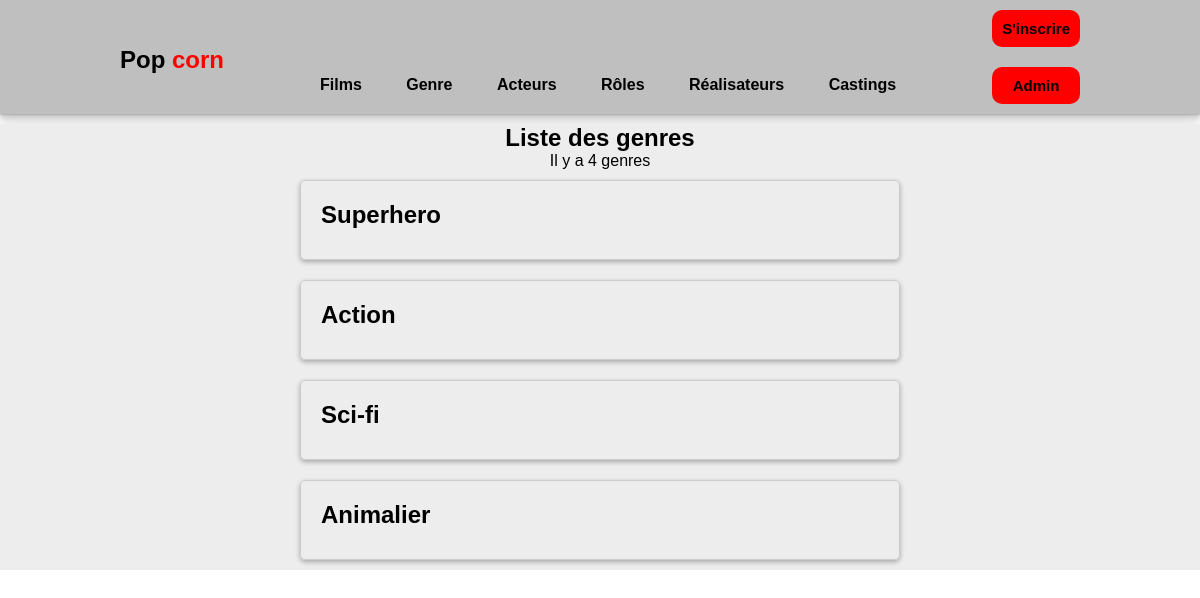
Screenshot of /index.php?action=listGenres with the database file from the repository.
### tables this page shows
CREATE TABLE IF NOT EXISTS `genre` (
  `id_genre` int(11) NOT NULL AUTO_INCREMENT,
  `genre_name` varchar(50) DEFAULT NULL,
  PRIMARY KEY (`id_genre`)
);

### controller/CinemaController.php (called while the page is built, shortened)
<?php
class CinemaController
{
	public function listGenres()
	{
		$pdo = Connect::connectToDb();
		$request = $pdo->query("
    SELECT genre_name, id_genre
    FROM genre
    ");
		require "view/listGenres.php";
	}
}

### view/listGenres.php (the view, shortened to what this page needs)
    <p class="row-count-list"> Il y a <?= $request->rowCount() ?> genres</p>
    <div class="movie-card-list">
            <?php
            foreach ($request->fetchAll() as $genre) { ?>
			        <a href="index.php?action=detailsGenre&id=<?= $genre["id_genre"] ?>">
                <div class="movie-card">
                        <span><?= ucfirst($genre["genre_name"]) ?></span>
                </div>
			</a>
            <?php } ?>
            </div>
<?php
require "view/template.php"; ?>

### style.css (style rules this page uses)
* { margin: 0; padding: 0; color: black; font-family: "Poppins", sans-serif; text-decoration: none; list-style: none; }
:root { --light-gray: rgb(106, 106, 106); --clickable: rgb(255, 0, 0); }
* { box-sizing: border-box; font-family: "Josefin Sans", sans-serif; }
p.row-count-list { display: flex; justify-content: center; }
.movie-card-list { display: flex; flex-direction: column; align-items: center; }
.movie-card { width: 600px; margin: 10px; padding: 20px; border: 1px solid #ccc; border-radius: 5px; box-shadow: 0 2px 5px rgba(0, 0, 0, 0.3); transition: box-shadow 0.3s ease; display: flex; flex-direction: row; justify-content: space-between; }
.movie-card span:first-child { font-size: 24px; font-weight: bold; margin-bottom: 10px; }

### rows the page displays
genre: genre_name "Superhero"
genre: genre_name "Action"
genre: genre_name "Sci-fi"
genre: genre_name "Animalier"

### other values shown
$secondary_title "Liste des genres"
$request->rowCount() "4"
